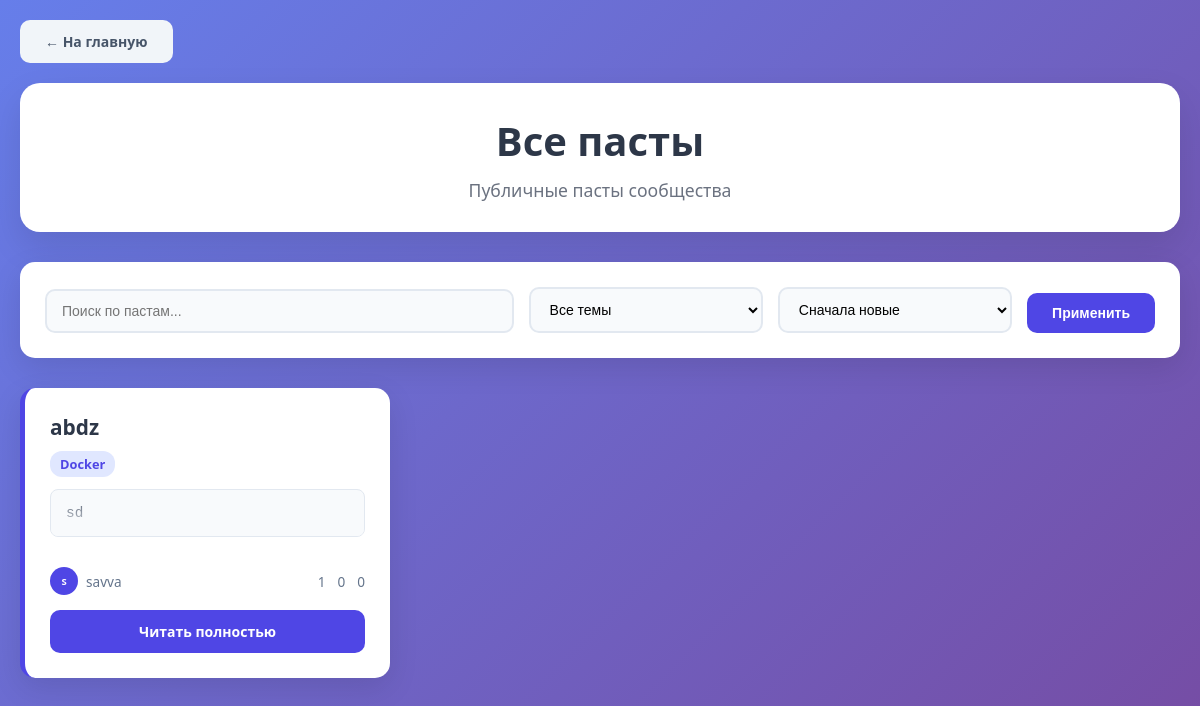
The app's page /pastes/, older data.
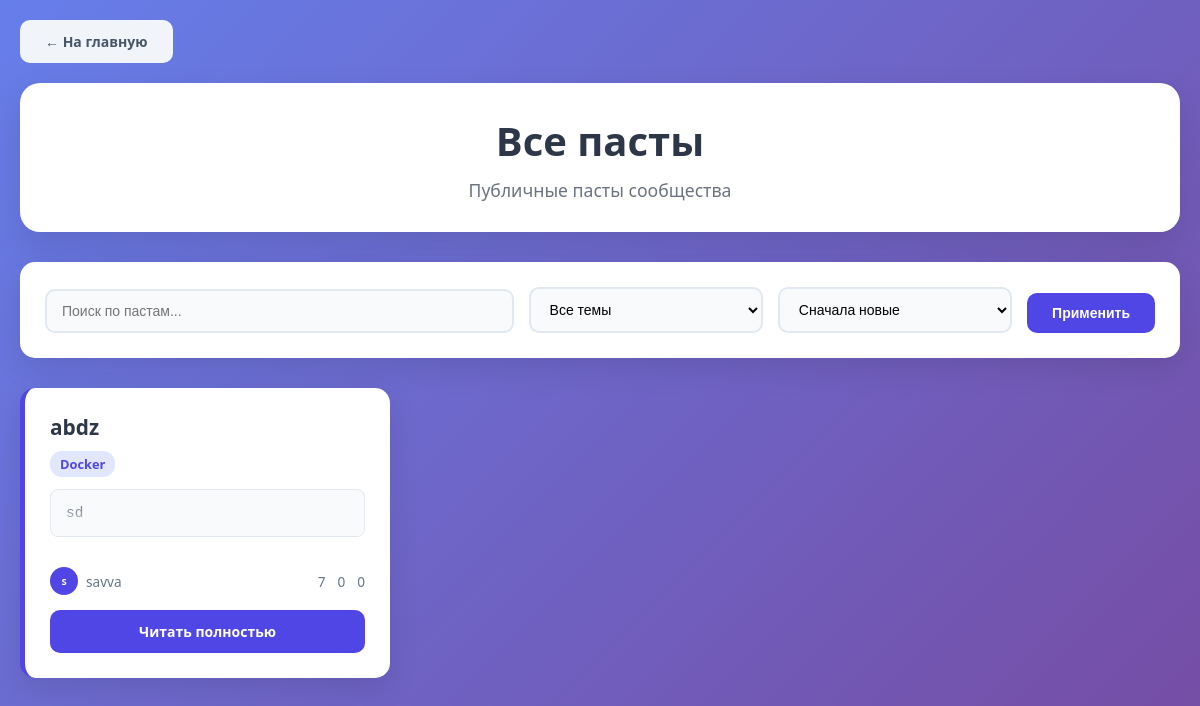
The same page, newer data.
### core/models.py (models this page shows, shortened)
class Paste(models.Model):
    class Visibility(models.TextChoices):
        PUBLIC = 'public', 'Публичная'
        PRIVATE = 'private', 'Приватная'
        UNLISTED = 'unlisted', 'Скрытая'
    title = models.CharField(max_length=100, verbose_name="Заголовок")
    content = models.TextField(verbose_name="Содержание")
    author = models.ForeignKey(
        settings.AUTH_USER_MODEL,
        on_delete=models.CASCADE,
        related_name='pastes',
        verbose_name="Автор"
    )
    topic = models.ForeignKey(
        Topic,
        on_delete=models.SET_NULL,
        null=True,
        blank=True,
        related_name='pastes',
        verbose_name="Тема"
    )
    visibility = models.CharField(
        max_length=10,
        choices=Visibility.choices,
        default=Visibility.PUBLIC,
        verbose_name="Видимость"
    )
    syntax = models.CharField(max_length=50, default='text', verbose_name="Синтаксис")
    created_at = models.DateTimeField(auto_now_add=True)
    updated_at = models.DateTimeField(auto_now=True)
    views_count = models.IntegerField(default=0, verbose_name="Просмотры")
    expires_at = models.DateTimeField(null=True, blank=True, verbose_name="Истекает")
    class Meta:
        ordering = ['-created_at']
        verbose_name = "Паста"
        verbose_name_plural = "Пасты"
        indexes = [
            models.Index(fields=['created_at']),
            models.Index(fields=['author', 'created_at']),
        ]
    @classmethod
    def get_active_pastes(cls):
        return cls.objects.filter(
            Q(expires_at__isnull=True) | Q(expires_at__gt=timezone.now())
        )

class Topic(models.Model):
    title = models.CharField(max_length=100, verbose_name="Название темы")
    description = models.TextField(blank=True, verbose_name="Описание")
    created_at = models.DateTimeField(auto_now_add=True)
    updated_at = models.DateTimeField(auto_now=True)
    is_public = models.BooleanField(default=True, verbose_name="Публичная тема")
    class Meta:
        ordering = ['title']
        verbose_name = 'Тема'
        verbose_name_plural = 'Темы'

### accounts/models.py (models this page shows, shortened)
class CustomUser(AbstractUser):
    class Role(models.TextChoices):
        USER = 'user', 'Пользователь'
        ADMIN = 'admin', 'Администратор'
        MODERATOR = 'moderator', 'Модератор'  # Исправлено с MODDERATOR на MODERATOR
    role = models.CharField(
        max_length=30,
        choices=Role.choices,
        default=Role.USER,
    )
    bio = models.TextField(max_length=500, blank=True)

### core/views.py (the view)
# urls.py: path('pastes/', views.paste_list, name='paste_list'),
def paste_list(request):
    pastes = Paste.get_active_pastes().filter(
        visibility=Paste.Visibility.PUBLIC
    )
    topic_id = request.GET.get('topic')
    if topic_id:
        pastes = pastes.filter(topic_id=topic_id)
    search_query = request.GET.get('q')
    if search_query:
        pastes = pastes.filter(
            Q(title__icontains=search_query) |
            Q(content__icontains=search_query) |
            Q(author__username__icontains=search_query)
        )
    sort_by = request.GET.get('sort', 'newest')
    if sort_by == 'likes':
        pastes = pastes.order_by('-views_count')
    elif sort_by == 'likes':
        pastes = pastes.annotate(like_count=Count('likes')).order_by('-like_count')
    else:
        pastes = pastes.order_by('-created_at')
    pastes = pastes.select_related('author', 'topic')
    topics = Topic.objects.filter(is_public=True)
    context = {
        'pastes': pastes,
        'topics': topics,
        'current_topic': topic_id,
        'search_query': search_query or '',
        'sort_by': sort_by,
    }
    return render(request, 'pages/paste_list.html', context)

### core/templates/pages/paste_list.html (shortened to what this page needs)
<!DOCTYPE html>
<html lang="ru">
<head>
</head>
<body>
    <div class="container">
        <div class="navigation">
            <a href="{% url 'home' %}" class="btn btn-secondary">← На главную</a>
        </div>
        <div class="header">
            <h1>Все пасты</h1>
            <p style="color: #6b7280; font-size: 1.1em;">Публичные пасты сообщества</p>
        </div>
        <div class="filters">
            <form method="get" class="filter-grid">
                <div class="form-group">
                    <input type="text" name="q" value="{{ search_query }}"
                           class="form-input" placeholder="Поиск по пастам...">
                </div>
                <div class="form-group">
                    <select name="topic" class="form-input">
                        <option value="">Все темы</option>
                    </select>
                </div>
                <div class="form-group">
                    <select name="sort" class="form-input">
                        <option value="newest" {% if sort_by == 'newest' %}selected{% endif %}>Сначала новые</option>
                    </select>
                </div>
                <button type="submit" class="btn btn-primary">Применить</button>
            </form>
        </div>
        {% if pastes %}
            <div class="pastes-grid">
                {% for paste in pastes %}
                <div class="paste-card">
                    <div>
                        <div class="paste-header">
                            <h3 class="paste-title">
                                <a href="{% url 'paste_detail' paste.id %}"
                                   style="color: inherit; text-decoration: none;">
                                    {{ paste.title }}
                                </a>
                            </h3>
                            {% if paste.topic %}
                                <span class="topic-badge">{{ paste.topic.title }}</span>
                            {% endif %}
                        </div>
                        <div class="paste-preview">
                            {{ paste.content|truncatechars:200 }}
                        </div>
                    </div>
                    <div class="paste-meta">
                        <div class="author-info">
                            <div class="author-avatar">
                                {{ paste.author.username|first|upper }}
                            </div>
                            <span>{{ paste.author.username }}</span>
                        </div>
                        <div class="stats">
                            <div class="stat">{{ paste.views_count }}</div>
                            <div class="stat">{{ paste.likes.count }}</div>
                            <div class="stat">{{ paste.comments.count }}</div>
                        </div>
                    </div>
                    <a href="{% url 'paste_detail' paste.id %}" class="btn btn-primary"
                       style="margin-top: 15px; display: block; text-align: center;">
                        Читать полностью
                    </a>
                </div>
                {% endfor %}
            </div>
        {% endif %}
    </div>
</body>
</html>

Row changes from the older to the newer data that the page shows:
changed Paste "abdz": views_count "1" → "7"
